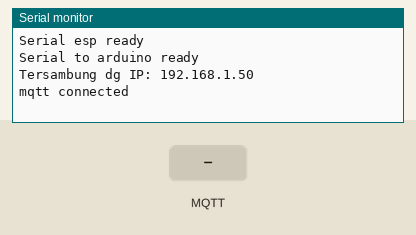
This sketch was run on a simulated ESP8266 (NodeMCU). Shown: the last lines printed to the serial monitor. The inputs (shaded band) are chosen by the test bench. WiFi joins after 1.5 s; servers stay silent unless stated; no MQTT or app messages arrive unless stated.

Above: at 2.7 s.
2.8 s: MQTT message "batasSuhu" arrives on the first subscribed topic
At 3.7 s:
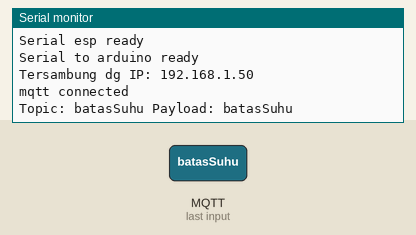
4.3 s: MQTT message "batasPh" arrives on the first subscribed topic
At 4.9 s:
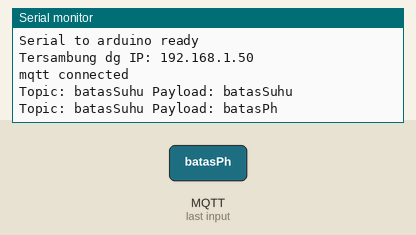
5.8 s: MQTT message "batasKekeruhan" arrives on the first subscribed topic
At 7.0 s:
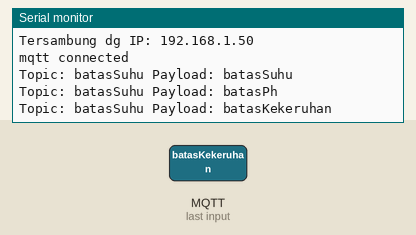
7.3 s: MQTT message "," arrives on the first subscribed topic
At 8.4 s:
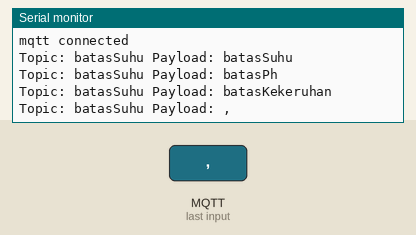
8.8 s: MQTT message "5" arrives on the first subscribed topic
At 9.5 s:
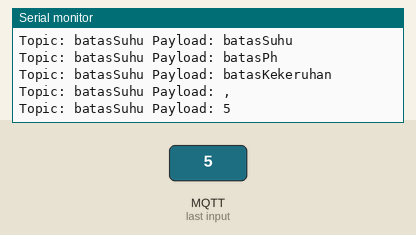
10.3 s: MQTT message "batasSuhu" arrives on the second subscribed topic
At 10.7 s:
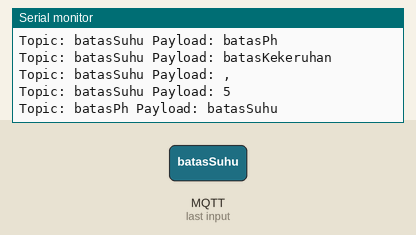

The sketch:

ESPMEGA.ino
```cpp
#include <PubSubClient.h>
#include <ESP8266WiFi.h>
#include <SoftwareSerial.h>

SoftwareSerial toMega(D7,D8); //TX//RX
WiFiClient wifiConnection;

char ssid[] = "ojo";
char pass[] = "digantimaneh";

//mqtt
PubSubClient mqttClient(wifiConnection);
const char* mqttHost = "m24.cloudmqtt.com";
const int mqttPort = 12505;

////////////////////////////////////////////////////
String bacaString;
String suhu;
String ph;
String keruh;

//////////////////////////////////////////
void setup() {
  Serial.begin(9600);
  while(!Serial){
    ;
  }

  Serial.println("Serial esp ready");
  toMega.begin(9600);
  Serial.println("Serial to arduino ready");
  delay(10);

//  WiFi.mode(WIFI_STA);
//  WiFi.persistent(false);
  wifiConnect();

  mqttClient.setServer(mqttHost, mqttPort);
  mqttClient.setCallback(callback);

}

////////////////////////////////////////////
void wifiConnect(){
  WiFi.begin(ssid, pass);
  while (WiFi.status() != WL_CONNECTED){
    delay(50);
  }
  Serial.print("Tersambung dg IP: ");
  Serial.println(WiFi.localIP());
}
void mqttReconnect(){
  if(mqttClient.connect("tamam-device", "ulreypzx", "8UMU1gd2rU36")){
    Serial.println("mqtt connected");
    mqttClient.subscribe("batasSuhu");
    mqttClient.subscribe("batasPh");
    mqttClient.subscribe("batasKekeruhan");
  }else{
    Serial.print("failed, rc=");
    Serial.print(mqttClient.state());
    Serial.println(" try again in on second");
  }
}

///////////////callback for mqtt////////////////
void callback(char *topic, byte *payload, unsigned int length){
  String topicString = String(topic);
  String r = "";
  for (int i = 0; i < length; i++){
    r += (char)payload[i];
  }
  Serial.print("Topic: ");
  Serial.print(topic);
  Serial.print(" ");
  Serial.print("Payload: ");
  Serial.print(r);
  Serial.println("");

  if(topicString == "batasSuhu"){
    r += ",";
    for(int i = 0; i < r.length(); i++){
      toMega.write(r[i]);
    }
  }else if(topicString == "batasPh"){
    r += ",";
    for(int i = 0; i < r.length(); i++){
      toMega.write(r[i]);
    }
  }else if(topicString == "batasKekeruhan"){
    r += ",";
    for(int i = 0; i < r.length(); i++){
      toMega.write(r[i]);
    }
  }
}


//////////////////////////////////
void loop(){
  if(WiFi.status() != WL_CONNECTED){
    Serial.println("wifi diskonek");
    WiFi.disconnect(true);
    wifiConnect();
  }else{
    if(!mqttClient.connected()){
      mqttReconnect();
    }else{
      ambilDataMega();
    }

    mqttClient.loop();
  }
}

/////////////////////////////////////////////////
void ambilDataMega(){
  if(toMega.available()){
    char a = toMega.read();
    if(a == ','){
      if (bacaString.length() > 1) {
        float n = bacaString.toFloat();
        if(bacaString.indexOf('o') >0){
          suhu = n;
        }else if(bacaString.indexOf('p') >0){
          ph = n;
        }else if(bacaString.indexOf('q') >0){
          keruh = n;
          kirimDataKeServer();
        }
        bacaString="";
      }
    }else{
      bacaString += a;
    }
  }
}

///////////////////////////////////////////////////////////
void kirimDataKeServer(){
  //kirim data api
  char suhuArr[5];
  String(suhu).toCharArray(suhuArr, 5);
  mqttClient.publish("esp/suhu", suhuArr);
  Serial.print(suhu + ", ");

  //kirim data kelembaban
  char phArr[5];
  String(ph).toCharArray(phArr, 5);
  mqttClient.publish("esp/ph", phArr);
  Serial.print(ph + ", ");

  //kirim data suhu
  char keruhArr[5];
  String(keruh).toCharArray(keruhArr, 5);
  mqttClient.publish("esp/kekeruhan", keruhArr);
  Serial.print(keruh + ", ");

  Serial.println("\t Kirim data ke server =================");
}
```

Measured:
- after the input at 2.8 s, the serial monitor: prints a new line at once (image 1)
- after the input at 4.3 s, the serial monitor: prints a new line at once (image 2)
- after the input at 5.8 s, the serial monitor: prints a new line at once (image 3)
- after the input at 7.3 s, the serial monitor: prints a new line at once (image 4)
- after the input at 8.8 s, the serial monitor: prints a new line at once (image 5)
- after the input at 10.3 s, the serial monitor: prints a new line at once (image 6)
